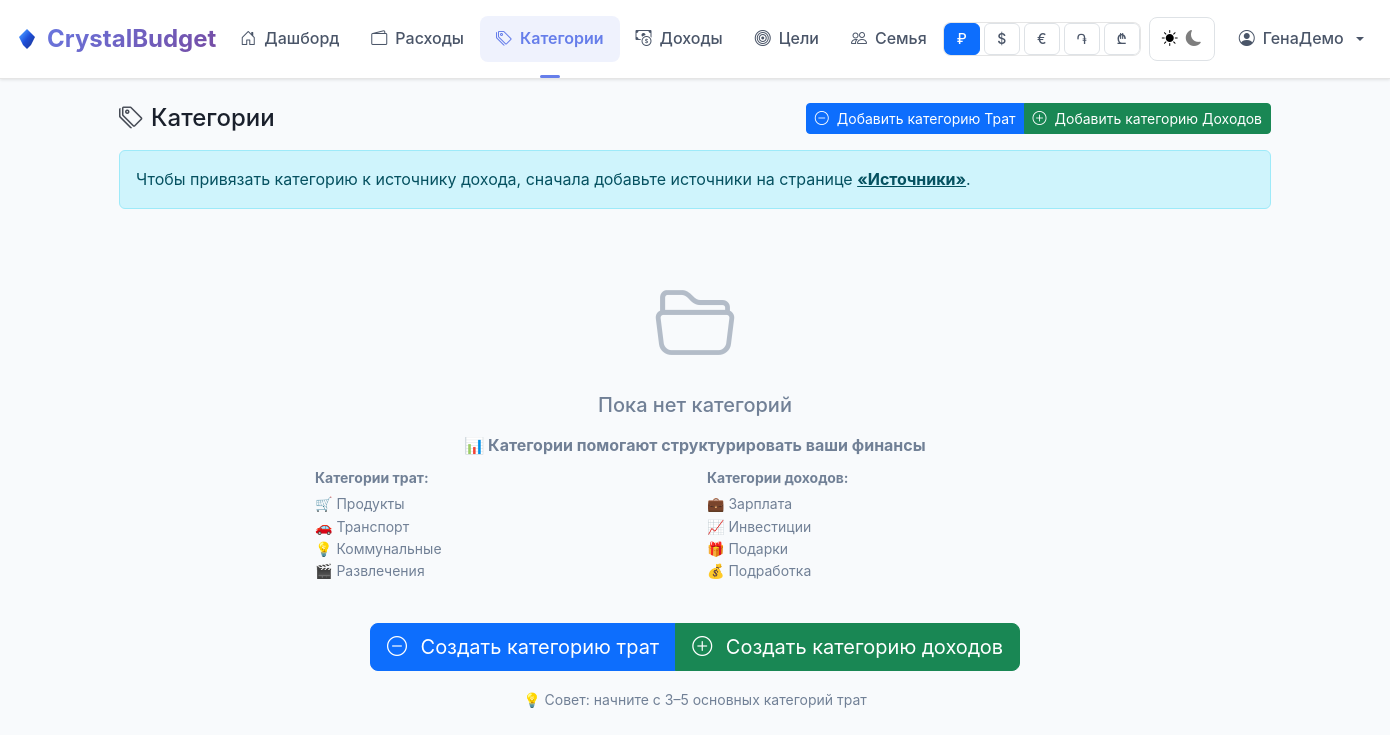
The app's page /categories (signed in), older data.
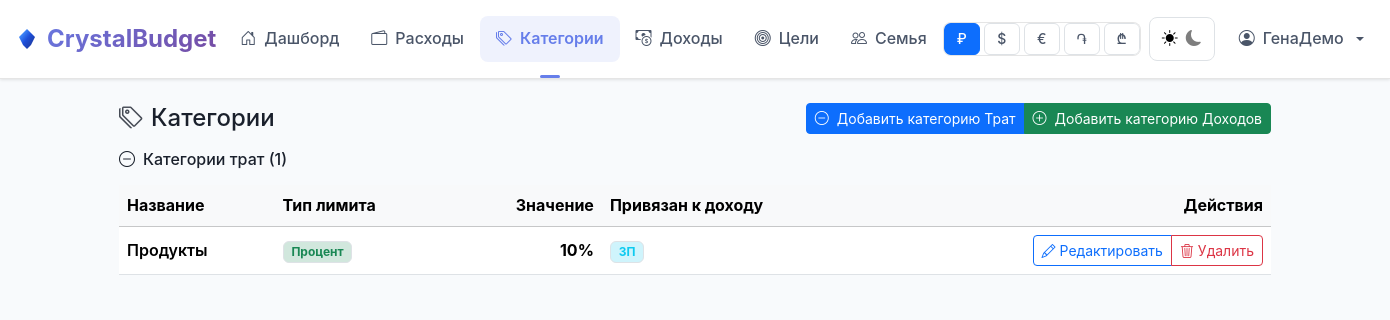
The same page, newer data.
### tables this page shows
CREATE TABLE categories (
            id INTEGER PRIMARY KEY AUTOINCREMENT,
            user_id INTEGER NOT NULL REFERENCES users(id) ON DELETE CASCADE,
            name TEXT NOT NULL,
            limit_type TEXT NOT NULL CHECK(limit_type IN ('fixed','percent')),
            value REAL NOT NULL, category_type TEXT DEFAULT 'expense' CHECK(category_type IN ('expense','income')),
            UNIQUE(user_id, name)
        );

CREATE TABLE income_sources (
      id INTEGER PRIMARY KEY AUTOINCREMENT,
      user_id INTEGER NOT NULL REFERENCES users(id) ON DELETE CASCADE,
      name TEXT NOT NULL,
      is_default INTEGER NOT NULL DEFAULT 0,
      UNIQUE(user_id, name)
    );

### app.py (the view)
@app.route("/categories")
@login_required
def categories():
    uid = session["user_id"]
    conn = get_db()
    rows = conn.execute(
        "SELECT *, COALESCE(category_type, 'expense') as category_type FROM categories WHERE user_id=? ORDER BY category_type, name", (uid,)
    ).fetchall()
    sources = conn.execute(
        "SELECT id, name FROM income_sources WHERE user_id=? ORDER BY name", (uid,)
    ).fetchall()
    rules = conn.execute(
        "SELECT category_id, source_id FROM source_category_rules WHERE user_id=?", (uid,)
    ).fetchall()
    rules_map = {r["category_id"]: r["source_id"] for r in rules}
    expense_categories = [cat for cat in rows if cat["category_type"] == "expense"]
    income_categories = [cat for cat in rows if cat["category_type"] == "income"]
    conn.close()
    return render_template("categories.html",
                         categories=rows,
                         expense_categories=expense_categories,
                         income_categories=income_categories,
                         income_sources=sources,
                         rules_map=rules_map)

### app.py (called while the page is built)
@app.context_processor
def inject_currency():
    code = session.get("currency", DEFAULT_CURRENCY)
    info = CURRENCIES.get(code, CURRENCIES[DEFAULT_CURRENCY])
    return dict(currency_code=code, currency_symbol=info["symbol"], currencies=CURRENCIES)

@app.template_filter("format_percent")
def format_percent(value):
    try:
        v = float(value)
        return f"{int(v)}" if abs(v - int(v)) < 1e-9 else f"{v:.2f}".rstrip('0').rstrip('.')
    except:
        return str(value)

def get_db():
    conn = sqlite3.connect(DB_PATH)
    conn.row_factory = sqlite3.Row
    conn.execute("PRAGMA foreign_keys = ON")
    return conn

def login_required(f):
    @wraps(f)
    def _wrap(*args, **kwargs):
        if "user_id" not in session:
            flash("Войдите, чтобы продолжить", "error")
            return redirect(url_for("login"))
        return f(*args, **kwargs)
    return _wrap

@app.before_request
def make_session_permanent():
    session.permanent = bool(session.get("remember", False))

### templates/categories.html (shortened to what the changed rows need)
{% extends "base.html" %}
{% block content %}
<div class="d-flex justify-content-between align-items-center mb-3 flex-wrap gap-2">
  <h1 class="h4 m-0 d-flex align-items-center gap-2 section-title">
    <i class="bi bi-tags"></i>
    Категории
  </h1>
  <div class="btn-group" role="group" aria-label="Добавить категории">
  </div>
</div>
{% if not income_sources or income_sources|length == 0 %}
<div class="alert alert-info mb-3" role="status">
  Чтобы привязать категорию к источнику дохода, сначала добавьте источники на странице
  <a href="{{ url_for('sources_page') }}" class="alert-link">«Источники»</a>.
</div>
{% endif %}
{% if expense_categories %}
<div class="mb-4">
  <h2 class="h6 text-primary mb-3 d-flex align-items-center gap-2"><i class="bi bi-dash-circle"></i> Категории трат ({{ expense_categories|length }})</h2>
  <div class="table-responsive">
    <table class="table align-middle">
      <thead class="table-light">
        <tr>
          <th scope="col">Название</th>
          <th scope="col">Тип лимита</th>
          <th scope="col" class="text-end">Значение</th>
          <th scope="col">Привязан к доходу</th>
          <th scope="col" class="text-end">Действия</th>
        </tr>
      </thead>
      <tbody>
        {% for cat in expense_categories %}
        <tr>
          <td class="fw-semibold">{{ cat.name }}</td>
          <td>
            {% if cat.limit_type == 'fixed' %}
              <span class="badge bg-primary-subtle text-primary border">Фиксированная</span>
            {% else %}
              <span class="badge bg-success-subtle text-success border">Процент</span>
            {% endif %}
          </td>
          <td class="text-end">
            {% if cat.limit_type == 'percent' %}
              <strong>{{ cat.value|format_percent }}%</strong>
            {% else %}
              <strong>{{ cat.value|format_amount }} <span class="currency-display">{{ currency_symbol|default('₽') }}</span></strong>
            {% endif %}
          </td>
          <td>
            {% set source_id = rules_map.get(cat.id) %}
            {% if source_id %}
              {% set source_found = income_sources|selectattr('id', 'equalto', source_id)|list %}
              {% if source_found %}
                <span class="badge bg-info-subtle text-info border">{{ source_found[0].name }}</span>
              {% else %}
                <span class="text-warning small">источник удален</span>
              {% endif %}
            {% else %}
              <span class="text-muted small">не привязано</span>
            {% endif %}
          </td>
          <td class="text-end">
            <div class="btn-group btn-group-sm" role="group" aria-label="Действия">
              <button class="btn btn-outline-primary" data-bs-toggle="modal" data-bs-target="#editModal{{ cat.id }}">
                <i class="bi bi-pencil"></i> Редактировать
              </button>
              <button class="btn btn-outline-danger" data-bs-toggle="modal" data-bs-target="#deleteCategoryModal" data-action="{{ url_for('categories_delete', cat_id=cat.id) }}" data-name="{{ cat.name }}">
                <i class="bi bi-trash3"></i> Удалить
              </button>
            </div>
          </td>
        </tr>
        {% endfor %}
      </tbody>
    </table>
  </div>
</div>
{% endif %}
{% if not expense_categories and not income_categories %}
<div class="text-center py-5">
  <div class="mb-4"><i class="bi bi-folder2-open display-1 text-muted opacity-50" aria-hidden="true"></i></div>
  <h2 class="h5 text-muted mb-3">Пока нет категорий</h2>
  <div class="mb-4">
    <p class="text-muted mb-2"><strong>📊 Категории помогают структурировать ваши финансы</strong></p>
    <div class="row justify-content-center">
      <div class="col-lg-8">
        <div class="row text-start">
          <div class="col-md-6">
            <p class="text-muted small mb-1"><strong>Категории трат:</strong></p>
            <p class="text-muted small">🛒 Продукты<br>🚗 Транспорт<br>💡 Коммунальные<br>🎬 Развлечения</p>
          </div>
          <div class="col-md-6">
            <p class="text-muted small mb-1"><strong>Категории доходов:</strong></p>
            <p class="text-muted small">💼 Зарплата<br>📈 Инвестиции<br>🎁 Подарки<br>💰 Подработка</p>
          </div>
        </div>
      </div>
    </div>
  </div>
  <div class="btn-group" role="group" aria-label="Быстрое создание категорий">
    <button class="btn btn-primary btn-lg" data-bs-toggle="collapse" data-bs-target="#addExpenseCategoryForm"><i class="bi bi-dash-circle me-2"></i> Создать категорию трат</button>
    <button class="btn btn-success btn-lg" data-bs-toggle="collapse" data-bs-target="#addIncomeCategoryForm"><i class="bi bi-plus-circle me-2"></i> Создать категорию доходов</button>
  </div>
  <div class="mt-3"><small class="text-muted">💡 Совет: начните с 3–5 основных категорий трат</small></div>
</div>
{% endif %}
{% endblock %}

Row changes from the older to the newer data that the page shows:
added categories: name "Продукты", limit_type "Процент", value "10"
added income_sources: name "ЗП"
Text that changed along with them:
{{ expense_categories|length }}: (not shown) → "1"
text no longer shown: "Чтобы привязать категорию к источнику дохода, сначала добавьте источники на странице «Источники» . Пока нет категорий 📊 Категории помогают структурировать ваши финансы Категории трат: 🛒 Продукты 🚗 Транспорт 💡 Коммунальные 🎬 Развлечения Категории доходов: 💼 Зарплата 📈 Инвестиции 🎁 Подарки 💰 Подработка Создать категорию трат Создать категорию доходов 💡 Совет: начните с 3–5 основных категорий трат"
text now shown: "Категории трат ( ) Название Тип лимита Значение Привязан к доходу Действия"
